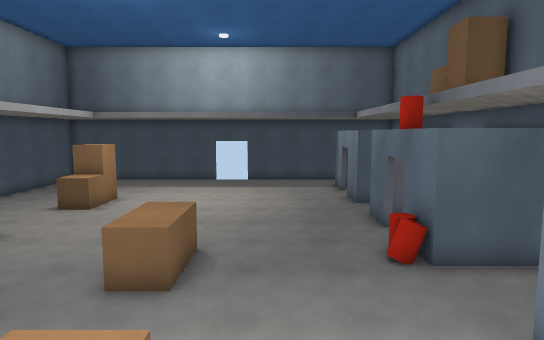
View 1 (above)

19 first-person views from a walk through a level from a Godot 3-D game. The camera is 1.4 m above the floor, tilts 6° down and sees 75° across. The floor is counted in squares, 1 m on a side. Each view is taken from the middle of a square. On the plan, view 1 faces up. The plan holds only what a view shows up to about 15 squares ahead; the rest is blank. The place goes on beyond the plan. Characters and animated objects are not drawn. Surface patterns are stand-ins for the level's own textures.

View 2
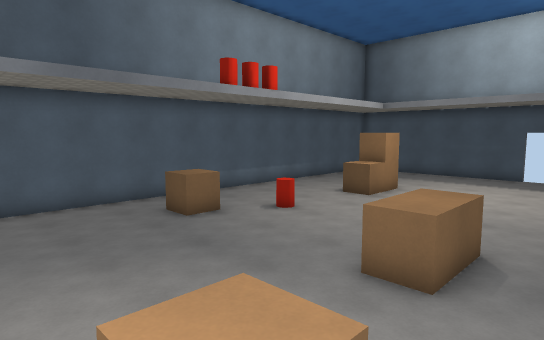

View 3
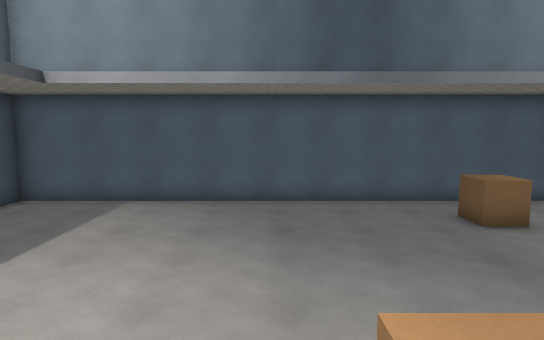

View 4
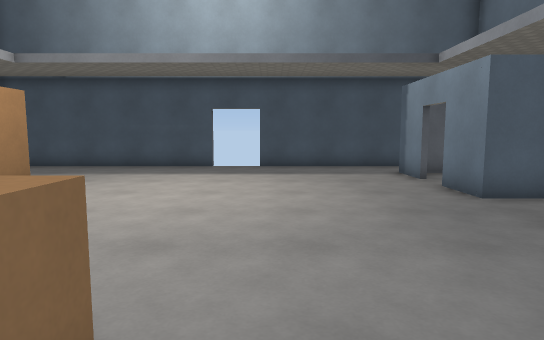

View 5
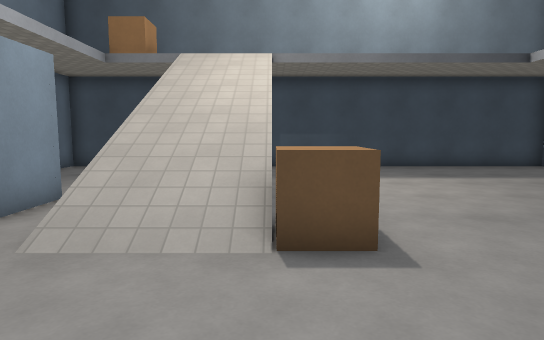

View 6
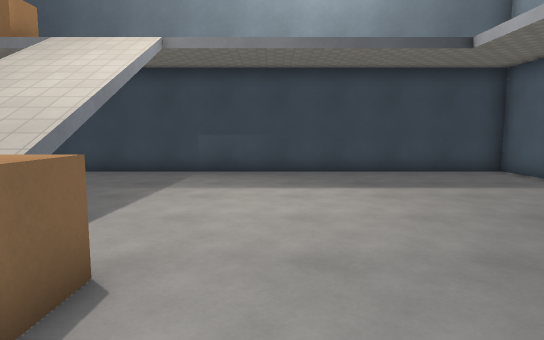

View 7
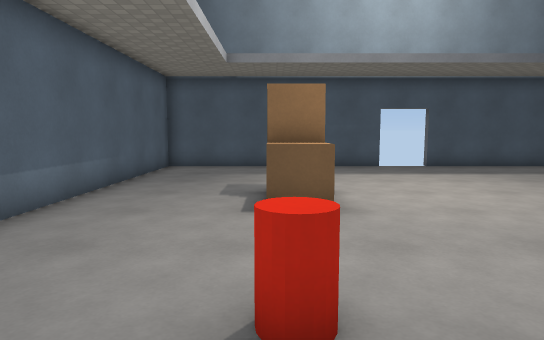

View 8
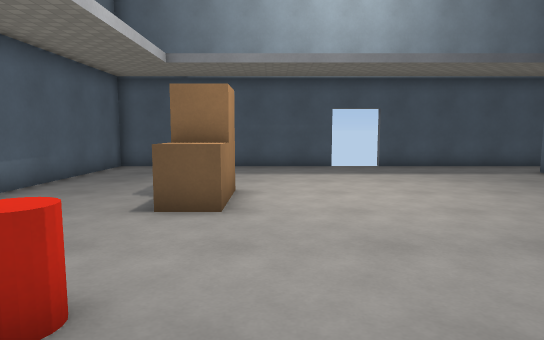

View 9
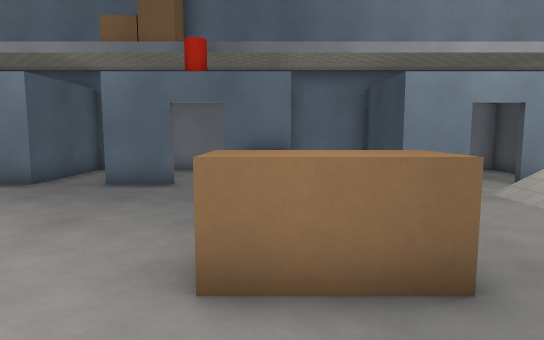

View 10
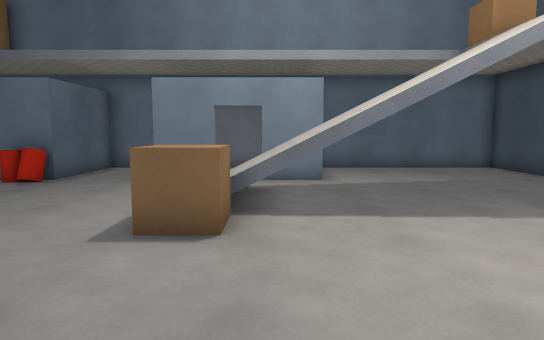

View 11
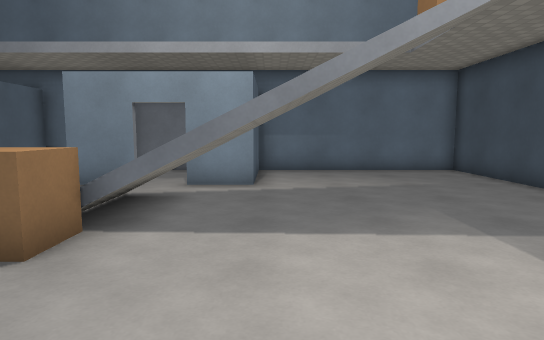

View 12
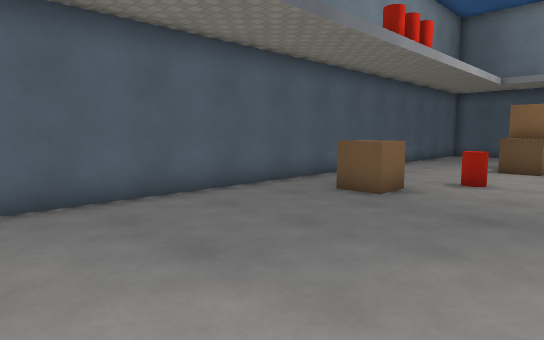

View 13
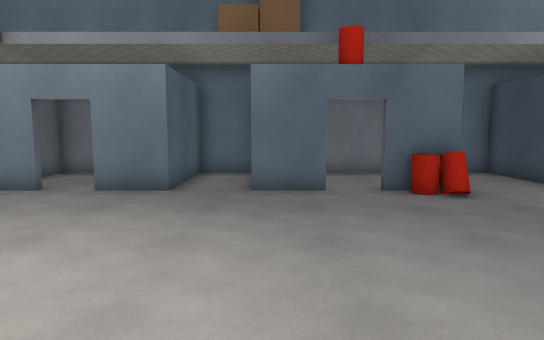

View 14
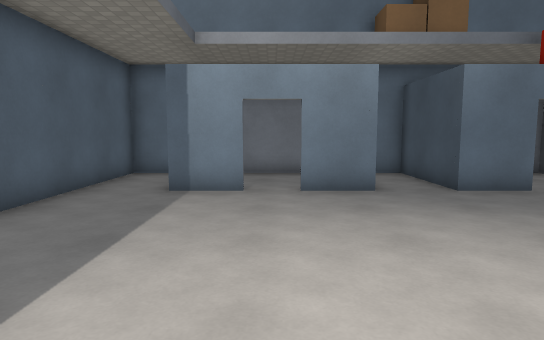

View 15
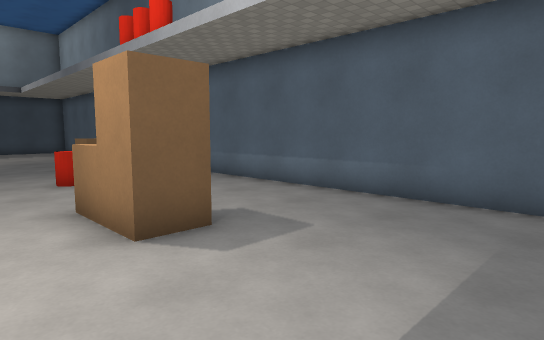

View 16
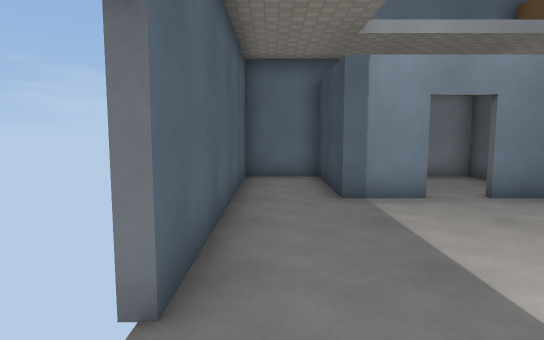

View 17
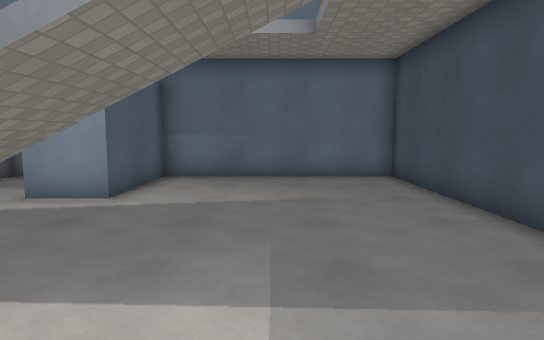

View 18
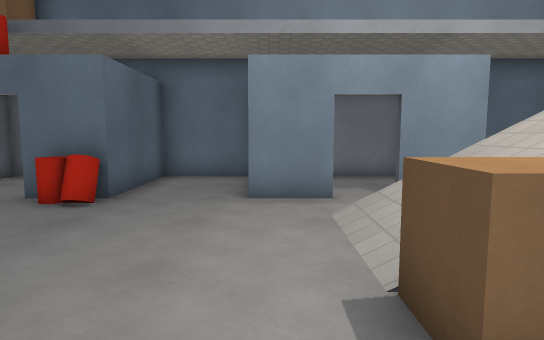

View 19
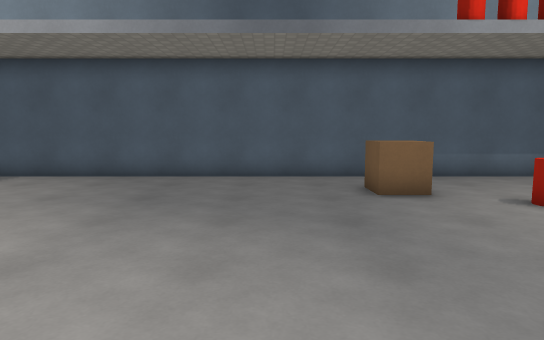

### Floor plan
Points are (right, up) in squares from view 1. A wall is a line through its corners. A room is listed if a view was taken in it or the views show most of it. See-through windows are left out.
Room 1 (views 1, 2, 3, 4, 5, 6, 7, 8, 9, 10, 11, 12, 13, 14, 15, 16, 17, 18, 19)
walls: (3.5, 10.6) (3.5, 12.5) (7.4, 12.5); (3.5, 2.6) (3.5, 4.5) (7.4, 4.5); (-1, -1) (-1, 0.1); (7.4, 4.1) (7.4, 7.5) (3.5, 7.5) (3.5, 9.4); (7.4, 12) (7.4, 14.5) (3.5, 14.5) (3.5, 16.4); (3.5, 17.6) (3.5, 19.5) (7.4, 19.5); (-3.4, 21.8) (-12.3, 21.8) (-12.3, -7.9) (7.4, -7.9) (7.4, -0.5) (3.5, -0.5) (3.5, 1.4); (7.4, 19.1) (7.4, 21.8) (-1.5, 21.8)
ways out: opening at (4, 17) to room 2; opening at (4, 10) to room 3; opening at (4, 2) to room 4
objects: crate (-10, 7) to (-9, 7); barrel (-8, 9); crate (-8, 13) to (-7, 14); crate (-8, 15) to (-7, 15); crate (-3, 7) to (-2, 7); crate (-3, 8) to (-2, 8); crate (-2, 2) to (-1, 3); barrel (3, 8)
Room 2 (no view inside)
walls: (6.2, 14.7) (7.4, 14.7) (7.4, 19.1); (7.4, 19.3) (4.4, 19.3)
ways out: opening at (4, 17) to room 1
Room 3 (no view inside)
walls: (4.8, 12.3) (4.2, 12.3); (7.4, 12.3) (6.8, 12.3); (7.4, 7.6) (7.4, 12)
ways out: opening at (4, 10) to room 1
Room 4 (no view inside)
walls: (6, -0.3) (7.4, -0.3) (7.4, 4.1)
low walls: (7.4, 4.3) (6.8, 4.3)
ways out: opening at (4, 2) to room 1

Where each view was taken, in squares from view 1:
view 1: 0 up, 0 right, facing up
view 2: 1 up, 0 right, facing up-left
view 3: 1 up, 0 right, facing left
view 4: 7 up, 1 left, facing up
view 5: 7 up, 1 left, facing down
view 6: 5 up, 4 left, facing down
view 7: 7 up, 8 left, facing up
view 8: 7 up, 6 left, facing up
view 9: 8 up, 6 left, facing right
view 10: 1 up, 7 left, facing right
view 11: 1 down, 6 left, facing right
view 12: 1 down, 5 left, facing up-left
view 13: 12 up, 5 left, facing right
view 14: 17 up, 5 left, facing right
view 15: 20 up, 5 left, facing down-left
view 16: 21 up, 4 left, facing right
view 17: 4 down, 4 left, facing right
view 18: 4 up, 4 left, facing right
view 19: 4 up, 1 left, facing left
